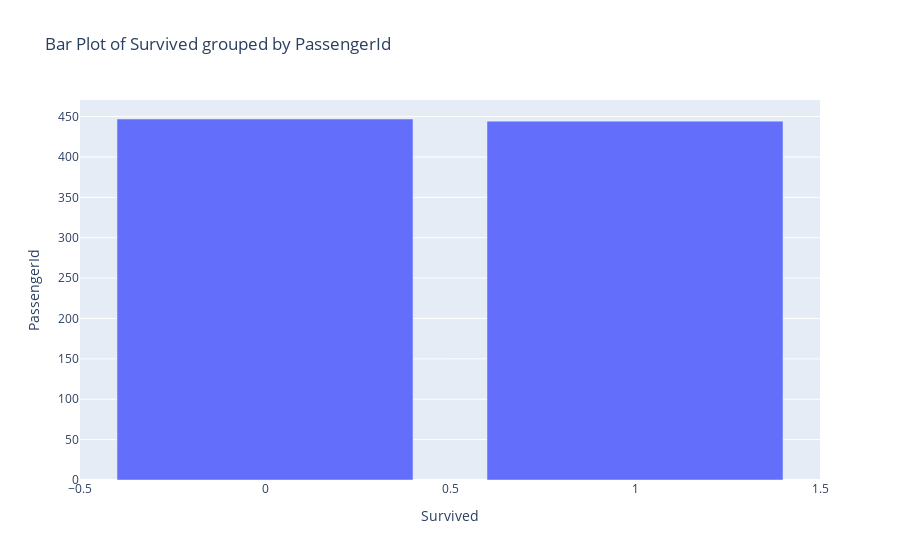
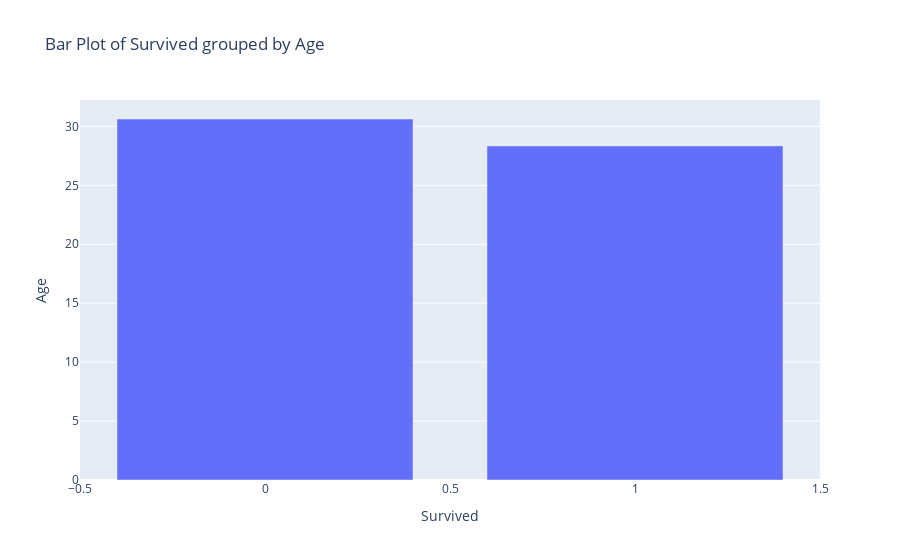
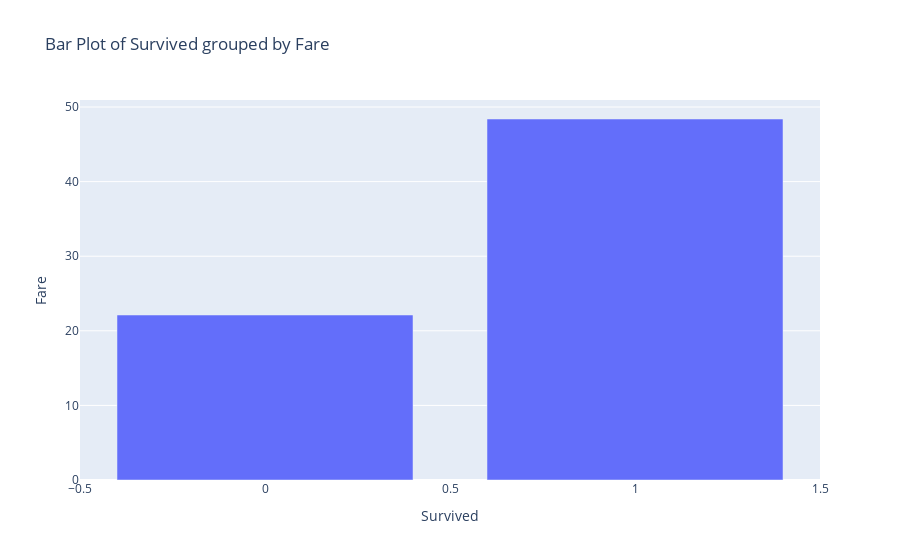
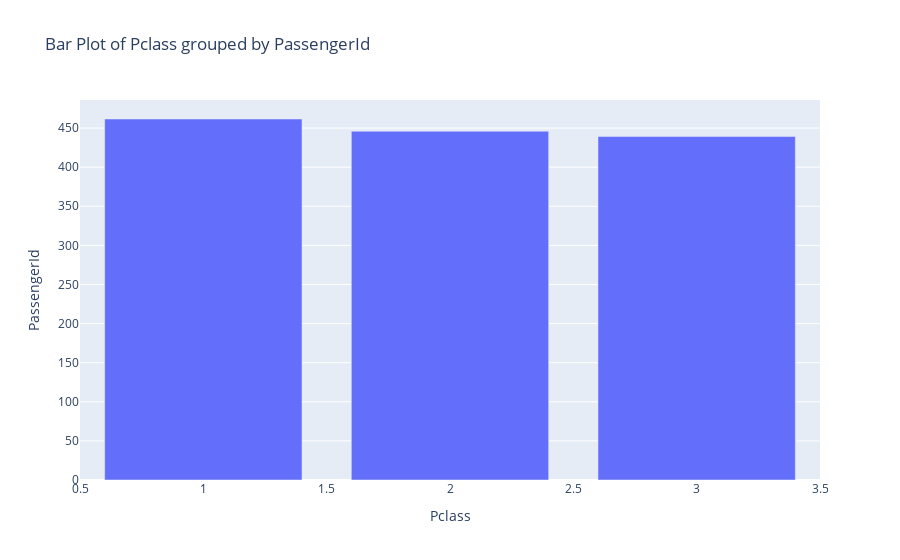

The notebook cell these images were saved under, in order:
### Code cell
import plotly.express as px
for column_tuple, insight in output.items():
        col1, col2 = column_tuple  # Unpack the tuple to get column names
        new_df = df.groupby(col1)[col2].mean().reset_index()
        # Generate a bar plot for the two columns
        fig = px.bar(new_df, x=col1, y=col2, title=f"Bar Plot of {col1} grouped by {col2}")

        # Append the insight and visualization to the list
        fig.show()

### Figure 1 — Plotly figure (JSON) as saved in the notebook; plotly's stock layout.template omitted (floating-point values rounded to 4 significant figures)
{"data": [{"alignmentgroup": "True", "hovertemplate": "Survived=%{x}<br>PassengerId=%{y}<extra></extra>", "legendgroup": "", "marker": {"color": "#636efa", "pattern": {"shape": ""}}, "name": "", "offsetgroup": "", "orientation": "v", "showlegend": false, "textposition": "auto", "type": "bar", "x": [0, 1], "xaxis": "x", "y": [447.0, 444.4], "yaxis": "y"}], "layout": {"barmode": "relative", "legend": {"tracegroupgap": 0}, "title": {"text": "Bar Plot of Survived grouped by PassengerId"}, "xaxis": {"anchor": "y", "domain": [0, 1], "title": {"text": "Survived"}}, "yaxis": {"anchor": "x", "domain": [0, 1], "title": {"text": "PassengerId"}}}}

### Figure 2 — Plotly figure (JSON) as saved in the notebook; plotly's stock layout.template omitted (floating-point values rounded to 4 significant figures)
{"data": [{"alignmentgroup": "True", "hovertemplate": "Survived=%{x}<br>Age=%{y}<extra></extra>", "legendgroup": "", "marker": {"color": "#636efa", "pattern": {"shape": ""}}, "name": "", "offsetgroup": "", "orientation": "v", "showlegend": false, "textposition": "auto", "type": "bar", "x": [0, 1], "xaxis": "x", "y": [30.63, 28.34], "yaxis": "y"}], "layout": {"barmode": "relative", "legend": {"tracegroupgap": 0}, "title": {"text": "Bar Plot of Survived grouped by Age"}, "xaxis": {"anchor": "y", "domain": [0, 1], "title": {"text": "Survived"}}, "yaxis": {"anchor": "x", "domain": [0, 1], "title": {"text": "Age"}}}}

### Figure 3 — Plotly figure (JSON) as saved in the notebook; plotly's stock layout.template omitted (floating-point values rounded to 4 significant figures)
{"data": [{"alignmentgroup": "True", "hovertemplate": "Survived=%{x}<br>Fare=%{y}<extra></extra>", "legendgroup": "", "marker": {"color": "#636efa", "pattern": {"shape": ""}}, "name": "", "offsetgroup": "", "orientation": "v", "showlegend": false, "textposition": "auto", "type": "bar", "x": [0, 1], "xaxis": "x", "y": [22.12, 48.4], "yaxis": "y"}], "layout": {"barmode": "relative", "legend": {"tracegroupgap": 0}, "title": {"text": "Bar Plot of Survived grouped by Fare"}, "xaxis": {"anchor": "y", "domain": [0, 1], "title": {"text": "Survived"}}, "yaxis": {"anchor": "x", "domain": [0, 1], "title": {"text": "Fare"}}}}

### Figure 4 — Plotly figure (JSON) as saved in the notebook; plotly's stock layout.template omitted (floating-point values rounded to 4 significant figures)
{"data": [{"alignmentgroup": "True", "hovertemplate": "Pclass=%{x}<br>PassengerId=%{y}<extra></extra>", "legendgroup": "", "marker": {"color": "#636efa", "pattern": {"shape": ""}}, "name": "", "offsetgroup": "", "orientation": "v", "showlegend": false, "textposition": "auto", "type": "bar", "x": [1, 2, 3], "xaxis": "x", "y": [461.6, 446.0, 439.2], "yaxis": "y"}], "layout": {"barmode": "relative", "legend": {"tracegroupgap": 0}, "title": {"text": "Bar Plot of Pclass grouped by PassengerId"}, "xaxis": {"anchor": "y", "domain": [0, 1], "title": {"text": "Pclass"}}, "yaxis": {"anchor": "x", "domain": [0, 1], "title": {"text": "PassengerId"}}}}
